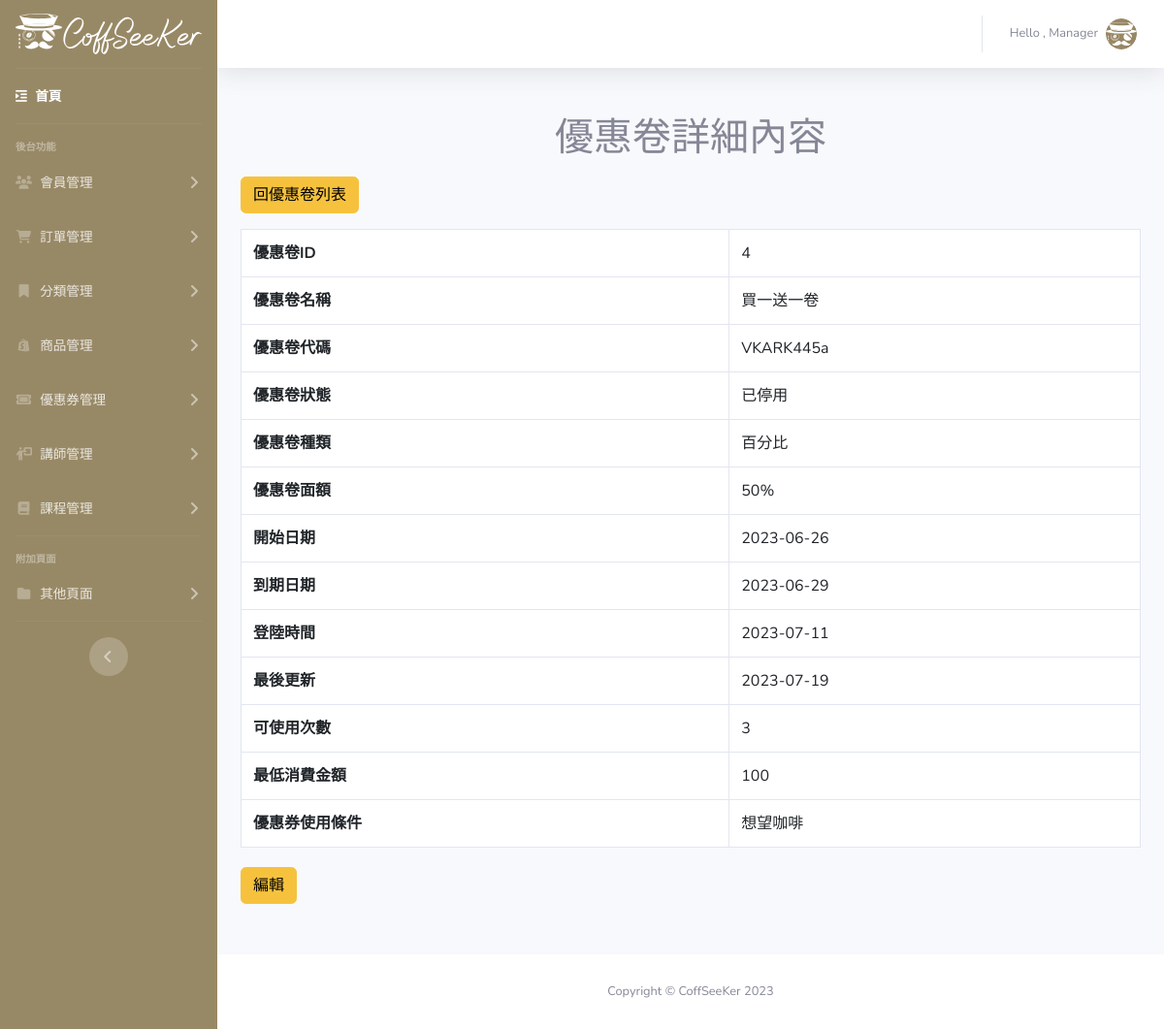
Screenshot of /Coffseeker-Admin/Coupon.php?coupon_id=4 with the database file from the repository.
### tables this page shows
CREATE TABLE `coupon` (
  `coupon_id` int(5) NOT NULL,
  `coupon_name` text NOT NULL,
  `coupon_code` varchar(10) NOT NULL,
  `coupon_valid` tinyint(4) NOT NULL,
  `valid_description` varchar(255) NOT NULL,
  `discount_type` text NOT NULL,
  `discount_value` varchar(10) NOT NULL,
  `start_at` date NOT NULL,
  `expires_at` date NOT NULL,
  `created_at` date NOT NULL,
  `updated_at` date NOT NULL,
  `max_usage` int(5) NOT NULL,
  `used_times` int(5) NOT NULL,
  `price_min` int(11) NOT NULL,
  `usage_restriction` varchar(50) NOT NULL,
  `user_id` int(10) NOT NULL
);

### Coffseeker-Admin/coupon.php (the view, shortened to what this page needs)
<?php
$id = $_GET["coupon_id"];
require_once("../db_connect.php");
$sql = "SELECT * FROM coupon WHERE coupon_id=$id";
$result = $conn->query($sql);
$row = $result->fetch_assoc();
?>
<!DOCTYPE html>
<html lang="en">
<head>
    <?php include("modal/template.php") ?>
</head>
<body id="page-top">
    <div id="wrapper">
        <?php include("modal/sidebar.php") ?>
        <div id="content-wrapper" class="d-flex flex-column">
            <div id="content">
                <?php include("modal/topbar.php") ?>
                <div class="container my-5">
                <h1 class="text-center">優惠卷詳細內容</h1>
                    <div class="py-2 mb-2">
                        <a class="btn btn-warning" href="Coupon-list.php">回優惠卷列表</a>
                    </div>
                    <table class="table table-bordered ">
                        <tr>
                            <th>優惠卷ID</th>
                            <td><?= $row["coupon_id"] ?></td>
                        </tr>
                        <tr>
                            <th>優惠卷名稱</th>
                            <td><?= $row["coupon_name"] ?></td>
                        </tr>
                        <tr>
                            <th>優惠卷代碼</th>
                            <td><?= $row["coupon_code"] ?></td>
                        </tr>
                        <tr>
                            <th>優惠卷狀態</th>
                            <td><?= $row["valid_description"] ?></td>
                        </tr>
                        <tr>
                            <th>優惠卷種類</th>
                            <td><?= $row["discount_type"] ?></td>
                        </tr>
                        <tr>
                            <th>優惠卷面額</th>
                            <td><?= $row["discount_value"] ?></td>
                        </tr>
                        <tr>
                            <th>開始日期</th>
                            <td><?= $row["start_at"] ?></td>
                        </tr>
                        <tr>
                            <th>到期日期</th>
                            <td><?= $row["expires_at"] ?></td>
                        </tr>
                        <tr>
                            <th>登陸時間</th>
                            <td><?= $row["created_at"] ?></td>
                        </tr>
                        <tr>
                            <th>最後更新</th>
                            <td><?= $row["updated_at"] ?></td>
                        </tr>
                        <tr>
                            <th>可使用次數</th>
                            <td><?= $row["max_usage"] ?></td>
                        </tr>
                        <tr>
                            <th>最低消費金額</th>
                            <td><?= $row["price_min"] ?></td>
                        </tr>
                        <tr>
                            <th>優惠券使用條件</th>
                            <td><?= $row["usage_restriction"] ?></td>
                        </tr>
                    </table>
                    <div class="py-1">
                        <a class="btn btn-warning" href="Coupon-edit.php?coupon_id=<?= $row["coupon_id"] ?>">編輯</a>
                    </div>
                </div>
            </div>
            <?php include("modal/footer.php") ?>
        </div>
    </div>
</body>
</html>

### Coffseeker-Admin/css/style.css (style rules this page uses)
:root { --milky:#988966; }
.btn-warning { color: black; }

### rows the page displays
coupon: coupon_id "4", coupon_name "買一送一卷", coupon_code "VKARK445a", valid_description "已停用", discount_type "百分比", discount_value "50%", start_at "2023-06-26", expires_at "2023-06-29", created_at "2023-07-11", updated_at "2023-07-19", max_usage "3", price_min "100", usage_restriction "想望咖啡"
